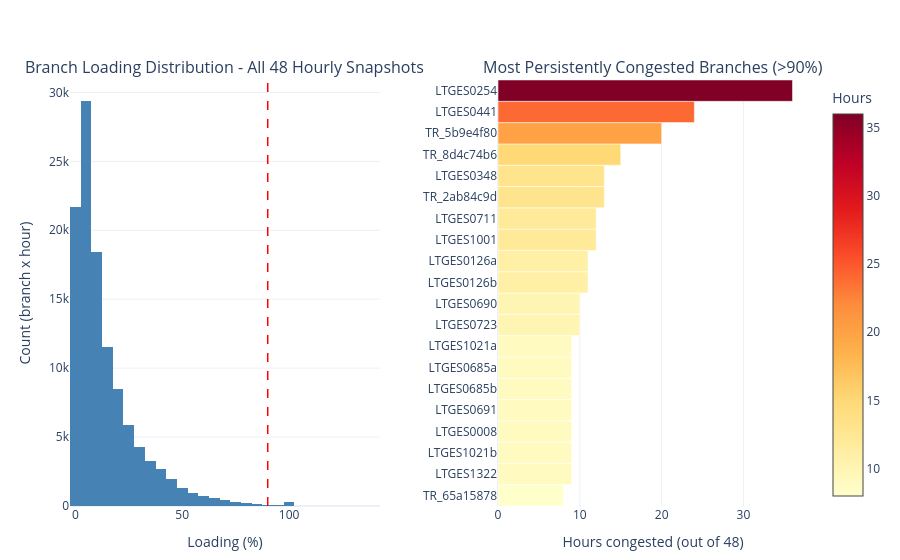

Notebook code cell kept with this figure:
### Markdown cell above
## Branch Loading

### Code cell
n_snapshots = branch_df[['date', 'hour']].drop_duplicates().shape[0]
cong_summary = (branch_df[branch_df['loading_pct'] > 90]
                .groupby('branch_name')
                .agg(congested_hours=('loading_pct', 'count'),
                     max_loading=('loading_pct', 'max'))
                .reset_index()
                .sort_values('congested_hours', ascending=True)
                .tail(20))

fig = make_subplots(
    rows=1, cols=2,
    subplot_titles=[f'Branch Loading Distribution - All {n_snapshots} Hourly Snapshots',
                    'Most Persistently Congested Branches (>90%)'],
    horizontal_spacing=0.16,
)
fig.add_trace(go.Histogram(
    x=branch_df['loading_pct'], nbinsx=60, name='Loading', marker_color='steelblue',
    hovertemplate='Loading bin: %{x}<br>Count: %{y}<extra></extra>',
), row=1, col=1)
fig.add_vline(x=90, line_color='red', line_dash='dash', line_width=1.5, row=1, col=1)

if len(cong_summary) > 0:
    fig.add_trace(go.Bar(
        x=cong_summary['congested_hours'], y=cong_summary['branch_name'], orientation='h',
        marker=dict(color=cong_summary['congested_hours'], colorscale='YlOrRd', colorbar=dict(title='Hours')),
        customdata=cong_summary['max_loading'], name='Congested hours',
        hovertemplate='Branch: %{y}<br>Hours congested: %{x}<br>Max loading: %{customdata:.1f}%<extra></extra>',
    ), row=1, col=2)
else:
    fig.add_annotation(text='No congested branches<br>(all below 90%)', x=0.75, y=0.5,
                       xref='paper', yref='paper', showarrow=False)

fig.update_xaxes(title_text='Loading (%)', row=1, col=1)
fig.update_yaxes(title_text='Count (branch x hour)', row=1, col=1)
fig.update_xaxes(title_text=f'Hours congested (out of {n_snapshots})', row=1, col=2)
fig.update_layout(height=560, showlegend=False, margin=dict(l=70, r=30, t=80, b=50))
save_plotly(fig, 'branch_loading.html')
fig.show()

### Figure 1 — Plotly figure (JSON) as saved in the notebook; plotly's stock layout.template omitted (floating-point values rounded to 4 significant figures; data arrays with more than 128 entries replaced by an {"elided": "..."} marker saying what was removed)
{"data": [{"hovertemplate": "Loading bin: %{x}<br>Count: %{y}<extra></extra>", "marker": {"color": "steelblue"}, "name": "Loading", "nbinsx": 60, "type": "histogram", "x": {"elided": "112560 float values"}, "xaxis": "x", "yaxis": "y"}, {"customdata": [99.3, 100.0, 100.0, 100.0, 99.8, 100.0, 100.0, 100.0, 100.0, 100.0, 100.0, 100.0, 98.3, 99.6, 100.0, 100.0, 100.0, 100.0, 99.8, 141.4], "hovertemplate": "Branch: %{y}<br>Hours congested: %{x}<br>Max loading: %{customdata:.1f}%<extra></extra>", "marker": {"color": [8, 9, 9, 9, 9, 9, 9, 9, 10, 10, 11, 11, 12, 12, 13, 13, 15, 20, 24, 36], "colorbar": {"title": {"text": "Hours"}}, "colorscale": [[0, "rgb(255,255,204)"], [0.125, "rgb(255,237,160)"], [0.25, "rgb(254,217,118)"], [0.375, "rgb(254,178,76)"], [0.5, "rgb(253,141,60)"], [0.625, "rgb(252,78,42)"], [0.75, "rgb(227,26,28)"], [0.875, "rgb(189,0,38)"], [1, "rgb(128,0,38)"]]}, "name": "Congested hours", "orientation": "h", "type": "bar", "x": [8, 9, 9, 9, 9, 9, 9, 9, 10, 10, 11, 11, 12, 12, 13, 13, 15, 20, 24, 36], "xaxis": "x2", "y": ["TR_65a15878", "LTGES1322", "LTGES1021b", "LTGES0008", "LTGES0691", "LTGES0685b", "LTGES0685a", "LTGES1021a", "LTGES0723", "LTGES0690", "LTGES0126b", "LTGES0126a", "LTGES1001", "LTGES0711", "TR_2ab84c9d", "LTGES0348", "TR_8d4c74b6", "TR_5b9e4f80", "LTGES0441", "LTGES0254"], "yaxis": "y2"}], "layout": {"annotations": [{"font": {"size": 16}, "showarrow": false, "text": "Branch Loading Distribution - All 48 Hourly Snapshots", "x": 0.21, "xanchor": "center", "xref": "paper", "y": 1, "yanchor": "bottom", "yref": "paper"}, {"font": {"size": 16}, "showarrow": false, "text": "Most Persistently Congested Branches (>90%)", "x": 0.79, "xanchor": "center", "xref": "paper", "y": 1, "yanchor": "bottom", "yref": "paper"}], "height": 560, "margin": {"b": 50, "l": 70, "r": 30, "t": 80}, "shapes": [{"line": {"color": "red", "dash": "dash", "width": 1.5}, "type": "line", "x0": 90, "x1": 90, "xref": "x", "y0": 0, "y1": 1, "yref": "y domain"}], "showlegend": false, "xaxis": {"anchor": "y", "domain": [0, 0.42], "title": {"text": "Loading (%)"}}, "xaxis2": {"anchor": "y2", "domain": [0.58, 1], "title": {"text": "Hours congested (out of 48)"}}, "yaxis": {"anchor": "x", "domain": [0, 1], "title": {"text": "Count (branch x hour)"}}, "yaxis2": {"anchor": "x2", "domain": [0, 1]}}}
